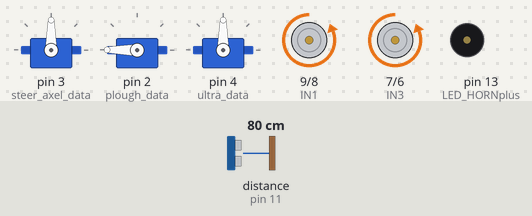
Bench run of a sketch on a simulated Arduino Uno, built with avr-gcc and run on an emulated ATmega328P. Parts: 3 × servo, motor-driver pin pairs drawn as motors (green arrow = first pin HIGH = forward, orange = second pin HIGH = backward, longer = more drive, scaled by the enable pin), buzzer (waves = sounding, pin HIGH). Wiring (inferred from the names in the program): ultrasonic range finder: trigger pin 12; echo pin 11. Inputs (shaded band) come from the test bench; at power-on: distance to the obstacle (sensor on pin 11) 80 cm. The echo pulse lasts 58.3 µs per cm; pins used as bus, display or sensor lines are not drawn; what the sketch prints to the serial monitor is not drawn.

Above: at 7.2 s.
7.3 s: distance to the obstacle (sensor on pin 11) set to 40 cm
9.2 s: distance to the obstacle (sensor on pin 11) set to 32 cm
At 10.9 s:
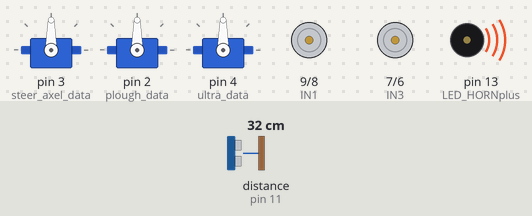
13.2 s: distance to the obstacle (sensor on pin 11) set to 60 cm
At 16.2 s:
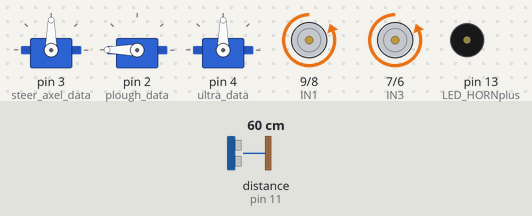
16.5 s: distance to the obstacle (sensor on pin 11) set to 2 cm
At 23.1 s:
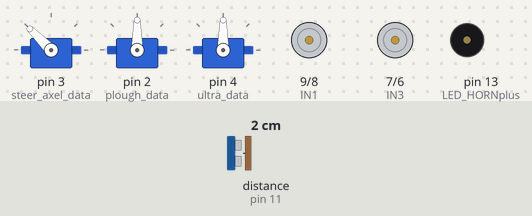
Timing chart, 0 to 29.5 s (numbered marks = the images above; inputs shaded):
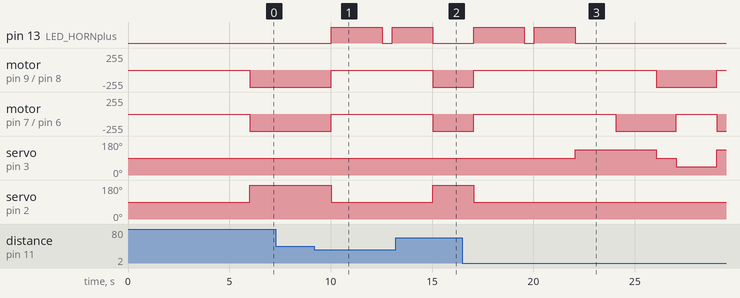

The sketch:

Raptor_T2__v1-beta_.ino
```cpp
/* Smart Tractor */
/* A VivinMeth Product */
// Date:2019-01-03
// version: v1-beta
/* copyright 2019 VivinMeth .Inc All Rights Reserved */
//defines motor driver

int ENA = 10; // MCU PWM Pin 10 to ENA on L298n Board
int IN1 = 9;  // MCU Digital Pin 9 to IN1 on L298n Board
int IN2 = 8;  // MCU Digital Pin 8 to IN2 on L298n Board

int ENB = 5;  // MCU PWM Pin 5 to ENB on L298n Board
int IN3 = 7;  // MCU Digital pin 7 to IN3 on L298n Board
int IN4 = 6;  // MCU Digital pin 6 to IN4 on L298n Board
int rotDirection = 0;
int pressed = false;
  float motorSpeedA,motorSpeedB;


  // defines pins numbers
  #include <Servo.h>
  Servo steer,plough,ultra;
  const int trigPin = 12;
  const int echoPin = 11;
  const int LED_HORNplus=13;

  const int plough_data=2;
  const int ultra_data=4;
  const int steer_axel_data=3;

  int steer_angle,plough_angle,ultra_angle;
    // defines variables
  long duration;
  float distance;
  int dist_speed=0;
  String lane="RL";

void setup() {
  Serial.begin(9600);// Starts the serial communication


  Serial.println("Global Scope Setup complete");
  Serial.print("Intialising Ardiuno PinMode Setup.");
  delay(1500);
  steer.attach(steer_axel_data);
  plough.attach(plough_data);
  ultra.attach(ultra_data);
  steer_angle=90;
  steer.write(steer_angle);
  Serial.print(".");
  pinMode(LED_HORNplus,OUTPUT);
  pinMode(trigPin, OUTPUT); // Sets the trigPin as an Output
  pinMode(echoPin, INPUT); // Sets the echoPin as an Input
 delay(1500);
 Serial.println(".");

  Serial.println("Ardiuno PinMode Setup complete");
  Serial.print("Intialising MotorDriver PinMode Setup.");

  //motor driver
  pinMode(ENA,OUTPUT);
  pinMode(ENB,OUTPUT);
  pinMode(IN1, OUTPUT);
  pinMode(IN2, OUTPUT);
   delay(1500);
 Serial.print(".");
  pinMode(IN3, OUTPUT);
  pinMode(IN4, OUTPUT);

  motorSpeedA = 255;
  motorSpeedB = 255;
  analogWrite(ENA,motorSpeedA);
  analogWrite(ENB,motorSpeedB);
   delay(1500);
 Serial.println(".");
 Serial.println("MotorDriver PinMode Setup complete");

}
void loop() {

  digitalWrite(IN1, LOW);
  digitalWrite(IN3, LOW);
if(get_dist()<=35){
  digitalWrite(LED_HORNplus, HIGH);
  digitalWrite(IN2, LOW);
  digitalWrite(IN4, LOW);
   plough_angle=90;
  plough.write(plough_angle);
  delay(2500);
  digitalWrite(LED_HORNplus, LOW);
  delay(500);
  if(get_dist()<=35){
  digitalWrite(LED_HORNplus, HIGH);
  delay(2000);
  if(get_dist()<=35){
  steer_angle=135;
  steer.write(steer_angle);
  digitalWrite(LED_HORNplus, LOW);
  delay(2000);
  digitalWrite(IN2, LOW);
  digitalWrite(IN4, HIGH);
  delay(2000);
  steer_angle=90;
   digitalWrite(IN2, HIGH);
  digitalWrite(IN4, HIGH);
  steer.write(steer_angle);
  delay(1000);
  steer_angle=45;
   digitalWrite(IN2, HIGH);
  digitalWrite(IN4, LOW);
  steer.write(steer_angle);
  delay(2000);
  steer_angle=135;
   digitalWrite(IN2, LOW);
  digitalWrite(IN4, HIGH);
  steer.write(steer_angle);
  delay(1000);
   plough_angle=90;
    digitalWrite(IN2, HIGH);
  digitalWrite(IN4, HIGH);
   steer_angle=90;
  steer.write(steer_angle);
  digitalWrite(IN2, HIGH);
  digitalWrite(IN4, HIGH);
  delay(500);
  plough.write(plough_angle);
}
}
}
else{
  plough_angle=180;
  plough.write(plough_angle);
  digitalWrite(LED_HORNplus, LOW);
  digitalWrite(IN2, HIGH);
  digitalWrite(IN4, HIGH);
  steer_angle=90;
  delay(1000);
  dist_speed+=1;
  if(dist_speed==20){
    if(lane="RL"){
      digitalWrite(IN2, LOW);
      digitalWrite(IN4, LOW);

      steer_angle=45;
      steer.write(steer_angle);
      delay(2000);
      digitalWrite(IN2, HIGH);
      digitalWrite(IN4, LOW);
      delay(3000);
      lane="LR";
    }
    else if(lane=="LR"){
      digitalWrite(IN2, LOW);
      digitalWrite(IN4, LOW);

      steer_angle=135;
      steer.write(steer_angle);
      delay(2000);
      digitalWrite(IN2, HIGH);
      digitalWrite(IN4, LOW);
      delay(3000);
      lane="RL";
    }
    digitalWrite(IN2, LOW);
    digitalWrite(IN4, LOW);
    steer_angle=90;
    steer.write(steer_angle);
    dist_speed=0;
    delay(1000);
    dist_speed=0;
  }
  }


steer.write(steer_angle);
}
float get_dist(){
  // Clears the trigPin
  digitalWrite(trigPin, LOW);
  delayMicroseconds(2);
  // Sets the trigPin on HIGH state for 10 micro seconds
  digitalWrite(trigPin, HIGH);
  delayMicroseconds(10);
  digitalWrite(trigPin, LOW);
  // Reads the echoPin, returns the sound wave travel time in microseconds
  duration = pulseIn(echoPin, HIGH);
  // Calculating the distance
  distance= duration*0.034/2;
  // Prints the distance on the Serial Monitor
  Serial.print("Distance: ");
  Serial.println(distance);
  return distance;
}
```

Measured:
- the behaviour switches between 36 and 35 cm on distance to the obstacle (sensor on pin 11) (found by bisection; images 0 and 1)
- after the input at 7.3 s, every drawn part: stays the same
- after the input at 9.2 s, pin 13 (LED_HORNplus): LOW → HIGH after 0.83 s, → LOW 2.5 s later, → HIGH 0.50 s later; motor on pin 9 (IN1) / pin 8 (IN2), motor on pin 7 (IN3) / pin 6 (IN4): backward 255/255 → stopped after 0.83 s; servo on pin 2 (plough_data): 180° → 90° after 0.83 s
- after the input at 13.2 s, motor on pin 9 (IN1) / pin 8 (IN2), motor on pin 7 (IN3) / pin 6 (IN4): stopped → backward 255/255 after 1.8 s; servo on pin 3 (steer_axel_data): stays 90° (without the input it goes to 135° after 1.8 s); servo on pin 2 (plough_data): 90° → 180° after 1.8 s
- after the input at 16.5 s, pin 13 (LED_HORNplus): LOW → HIGH after 0.55 s, → LOW 2.5 s later, → HIGH 0.50 s later, → LOW 2.0 s later; motor on pin 9 (IN1) / pin 8 (IN2): backward 255/255 → stopped after 0.55 s, → backward 255/255 9.0 s later, → stopped 3.0 s later
